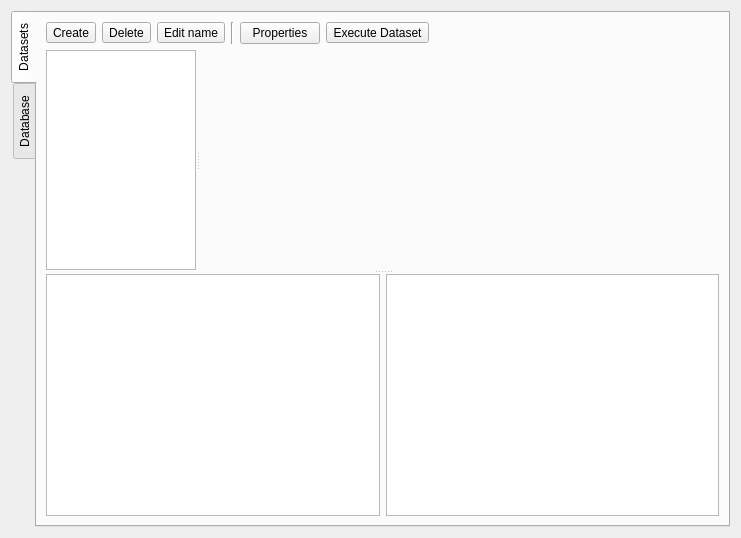
<?xml version="1.0" encoding="UTF-8"?>
<ui version="4.0">
 <class>DesignerDatasetEditor</class>
 <widget class="QWidget" name="DesignerDatasetEditor">
  <property name="geometry">
   <rect>
    <x>0</x>
    <y>0</y>
    <width>741</width>
    <height>538</height>
   </rect>
  </property>
  <property name="sizePolicy">
   <sizepolicy hsizetype="Preferred" vsizetype="Preferred">
    <horstretch>0</horstretch>
    <verstretch>0</verstretch>
   </sizepolicy>
  </property>
  <property name="windowTitle">
   <string>Querys</string>
  </property>
  <layout class="QGridLayout" name="gridLayout">
   <item row="0" column="0">
    <widget class="QTabWidget" name="m_tw">
     <property name="layoutDirection">
      <enum>Qt::LeftToRight</enum>
     </property>
     <property name="tabPosition">
      <enum>QTabWidget::West</enum>
     </property>
     <property name="currentIndex">
      <number>0</number>
     </property>
     <widget class="QWidget" name="tabDatasets">
      <attribute name="title">
       <string>Datasets</string>
      </attribute>
      <layout class="QGridLayout" name="gridLayout_6">
       <item row="0" column="0">
        <layout class="QHBoxLayout">
         <property name="margin">
          <number>0</number>
         </property>
         <item>
          <widget class="QToolButton" name="m_createButton">
           <property name="toolTip">
            <string>Add new query</string>
           </property>
           <property name="text">
            <string>Create</string>
           </property>
           <property name="icon">
            <iconset>
             <normaloff>:/images/add.png</normaloff>:/images/add.png</iconset>
           </property>
          </widget>
         </item>
         <item>
          <widget class="QToolButton" name="m_deleteButton">
           <property name="toolTip">
            <string>Delete Query</string>
           </property>
           <property name="text">
            <string>Delete</string>
           </property>
           <property name="icon">
            <iconset>
             <normaloff>:/images/delete.png</normaloff>:/images/delete.png</iconset>
           </property>
          </widget>
         </item>
         <item>
          <widget class="QToolButton" name="m_editName">
           <property name="toolTip">
            <string>Change query name</string>
           </property>
           <property name="text">
            <string>Edit name</string>
           </property>
           <property name="icon">
            <iconset>
             <normaloff>:/images/edit.png</normaloff>:/images/edit.png</iconset>
           </property>
          </widget>
         </item>
         <item>
          <widget class="Line" name="line">
           <property name="orientation">
            <enum>Qt::Vertical</enum>
           </property>
          </widget>
         </item>
         <item>
          <widget class="QPushButton" name="b_properties">
           <property name="text">
            <string>Properties</string>
           </property>
           <property name="checkable">
            <bool>true</bool>
           </property>
          </widget>
         </item>
         <item>
          <widget class="QToolButton" name="bDatasetExec">
           <property name="toolTip">
            <string>Execute Query</string>
           </property>
           <property name="text">
            <string>Execute Dataset</string>
           </property>
           <property name="icon">
            <iconset>
             <normaloff>:/images/validate.png</normaloff>:/images/validate.png</iconset>
           </property>
          </widget>
         </item>
         <item>
          <spacer name="horizontalSpacer">
           <property name="orientation">
            <enum>Qt::Horizontal</enum>
           </property>
           <property name="sizeHint" stdset="0">
            <size>
             <width>40</width>
             <height>20</height>
            </size>
           </property>
          </spacer>
         </item>
        </layout>
       </item>
       <item row="1" column="0">
        <widget class="QSplitter" name="splitter">
         <property name="orientation">
          <enum>Qt::Vertical</enum>
         </property>
         <widget class="QSplitter" name="splitter_2">
          <property name="orientation">
           <enum>Qt::Horizontal</enum>
          </property>
          <widget class="QListWidget" name="m_listWidget">
           <property name="sizePolicy">
            <sizepolicy hsizetype="Expanding" vsizetype="Expanding">
             <horstretch>0</horstretch>
             <verstretch>0</verstretch>
            </sizepolicy>
           </property>
           <property name="maximumSize">
            <size>
             <width>150</width>
             <height>16777215</height>
            </size>
           </property>
           <property name="editTriggers">
            <set>QAbstractItemView::DoubleClicked|QAbstractItemView::EditKeyPressed</set>
           </property>
          </widget>
          <widget class="QWidget" name="gridLayoutWidget">
           <layout class="QGridLayout" name="gridLayoutEditors">
            <property name="spacing">
             <number>0</number>
            </property>
           </layout>
          </widget>
         </widget>
         <widget class="QStackedWidget" name="stackedWidget">
          <property name="currentIndex">
           <number>0</number>
          </property>
          <widget class="QWidget" name="queryResult">
           <layout class="QGridLayout" name="gridLayout_3">
            <property name="margin">
             <number>0</number>
            </property>
            <item row="0" column="0">
             <widget class="QTextEdit" name="datasetResultText">
              <property name="sizePolicy">
               <sizepolicy hsizetype="Expanding" vsizetype="MinimumExpanding">
                <horstretch>0</horstretch>
                <verstretch>0</verstretch>
               </sizepolicy>
              </property>
              <property name="readOnly">
               <bool>true</bool>
              </property>
              <property name="acceptRichText">
               <bool>false</bool>
              </property>
             </widget>
            </item>
            <item row="0" column="1">
             <widget class="QTableView" name="datasetTable">
              <property name="sizePolicy">
               <sizepolicy hsizetype="Expanding" vsizetype="MinimumExpanding">
                <horstretch>0</horstretch>
                <verstretch>0</verstretch>
               </sizepolicy>
              </property>
              <property name="alternatingRowColors">
               <bool>true</bool>
              </property>
              <property name="selectionMode">
               <enum>QAbstractItemView::ContiguousSelection</enum>
              </property>
             </widget>
            </item>
           </layout>
          </widget>
          <widget class="QWidget" name="Properties">
           <layout class="QGridLayout" name="gridLayout_5">
            <property name="horizontalSpacing">
             <number>0</number>
            </property>
            <property name="margin">
             <number>0</number>
            </property>
            <item row="0" column="0">
             <layout class="QGridLayout" name="gridLayout_4">
              <item row="0" column="0">
               <widget class="QLabel" name="label">
                <property name="text">
                 <string>Parent dataset:</string>
                </property>
               </widget>
              </item>
              <item row="0" column="1">
               <widget class="QLineEdit" name="lineEdit">
                <property name="sizePolicy">
                 <sizepolicy hsizetype="MinimumExpanding" vsizetype="Fixed">
                  <horstretch>0</horstretch>
                  <verstretch>0</verstretch>
                 </sizepolicy>
                </property>
               </widget>
              </item>
              <item row="1" column="0">
               <widget class="QLabel" name="label_2">
                <property name="text">
                 <string>Parent Fields:</string>
                </property>
               </widget>
              </item>
              <item row="1" column="1">
               <widget class="QLineEdit" name="lineEdit_2">
                <property name="sizePolicy">
                 <sizepolicy hsizetype="MinimumExpanding" vsizetype="Fixed">
                  <horstretch>0</horstretch>
                  <verstretch>0</verstretch>
                 </sizepolicy>
                </property>
               </widget>
              </item>
              <item row="2" column="0">
               <widget class="QLabel" name="label_3">
                <property name="text">
                 <string>Current Fields:</string>
                </property>
               </widget>
              </item>
              <item row="2" column="1">
               <widget class="QLineEdit" name="lineEdit_3">
                <property name="sizePolicy">
                 <sizepolicy hsizetype="MinimumExpanding" vsizetype="Fixed">
                  <horstretch>0</horstretch>
                  <verstretch>0</verstretch>
                 </sizepolicy>
                </property>
               </widget>
              </item>
             </layout>
            </item>
            <item row="1" column="0">
             <spacer name="verticalSpacer">
              <property name="orientation">
               <enum>Qt::Vertical</enum>
              </property>
              <property name="sizeHint" stdset="0">
               <size>
                <width>20</width>
                <height>145</height>
               </size>
              </property>
             </spacer>
            </item>
           </layout>
          </widget>
         </widget>
        </widget>
       </item>
      </layout>
     </widget>
     <widget class="QWidget" name="tabDatabase">
      <attribute name="title">
       <string>Database</string>
      </attribute>
      <layout class="QGridLayout" name="gridLayout_2">
       <item row="0" column="0">
        <layout class="QHBoxLayout" name="horizontalLayout_3">
         <item>
          <layout class="QVBoxLayout" name="verticalLayout_3">
           <item>
            <layout class="QHBoxLayout" name="horizontalLayout_2">
             <item>
              <widget class="QPushButton" name="b_dbTables">
               <property name="sizePolicy">
                <sizepolicy hsizetype="Maximum" vsizetype="Fixed">
                 <horstretch>0</horstretch>
                 <verstretch>0</verstretch>
                </sizepolicy>
               </property>
               <property name="toolTip">
                <string>show user Tables</string>
               </property>
               <property name="text">
                <string>T</string>
               </property>
               <property name="checkable">
                <bool>true</bool>
               </property>
               <property name="checked">
                <bool>true</bool>
               </property>
              </widget>
             </item>
             <item>
              <widget class="QPushButton" name="b_dbViews">
               <property name="sizePolicy">
                <sizepolicy hsizetype="Maximum" vsizetype="Fixed">
                 <horstretch>0</horstretch>
                 <verstretch>0</verstretch>
                </sizepolicy>
               </property>
               <property name="toolTip">
                <string>Show Views</string>
               </property>
               <property name="text">
                <string>V</string>
               </property>
               <property name="checkable">
                <bool>true</bool>
               </property>
               <property name="checked">
                <bool>true</bool>
               </property>
              </widget>
             </item>
             <item>
              <widget class="QPushButton" name="b_dbSystem">
               <property name="sizePolicy">
                <sizepolicy hsizetype="Maximum" vsizetype="Fixed">
                 <horstretch>0</horstretch>
                 <verstretch>0</verstretch>
                </sizepolicy>
               </property>
               <property name="toolTip">
                <string>show system Tables</string>
               </property>
               <property name="text">
                <string>S</string>
               </property>
               <property name="checkable">
                <bool>true</bool>
               </property>
               <property name="checked">
                <bool>true</bool>
               </property>
              </widget>
             </item>
            </layout>
           </item>
           <item>
            <widget class="QListWidget" name="tablesList">
             <property name="sizePolicy">
              <sizepolicy hsizetype="Minimum" vsizetype="Expanding">
               <horstretch>1</horstretch>
               <verstretch>0</verstretch>
              </sizepolicy>
             </property>
             <property name="maximumSize">
              <size>
               <width>150</width>
               <height>16777215</height>
              </size>
             </property>
             <property name="sizeIncrement">
              <size>
               <width>0</width>
               <height>0</height>
              </size>
             </property>
             <property name="baseSize">
              <size>
               <width>100</width>
               <height>0</height>
              </size>
             </property>
            </widget>
           </item>
          </layout>
         </item>
         <item>
          <widget class="QTableView" name="dataTable">
           <property name="sizePolicy">
            <sizepolicy hsizetype="MinimumExpanding" vsizetype="Expanding">
             <horstretch>0</horstretch>
             <verstretch>0</verstretch>
            </sizepolicy>
           </property>
           <property name="alternatingRowColors">
            <bool>true</bool>
           </property>
           <property name="selectionMode">
            <enum>QAbstractItemView::ContiguousSelection</enum>
           </property>
          </widget>
         </item>
        </layout>
       </item>
      </layout>
     </widget>
    </widget>
   </item>
  </layout>
 </widget>
 <resources/>
 <connections/>
</ui>
